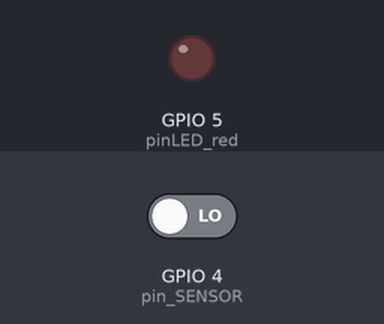
Recording of a sketch running on a simulated ESP8266 (NodeMCU). Shown: output pins drawn as LEDs (lit = HIGH). Inputs (shaded band) come from the test bench; at power-on: GPIO 4 (pin_SENSOR) LOW. WiFi joins after 1.5 s; servers stay silent unless stated; no MQTT or app messages arrive unless stated; what the sketch prints to the serial monitor is not drawn.

Above: at 4.7 s.
4.8 s: GPIO 4 (pin_SENSOR) driven HIGH
At 5.9 s:
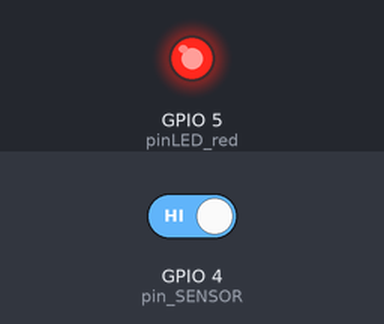
6.3 s: GPIO 4 (pin_SENSOR) driven LOW
At 6.7 s:
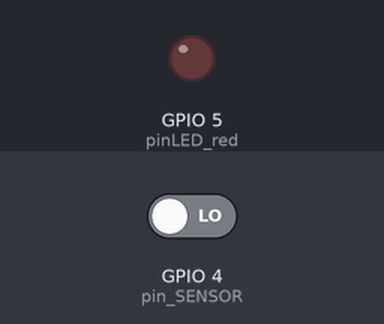
Timing chart, 0 to 9.3 s (numbered marks = the images above; inputs shaded):
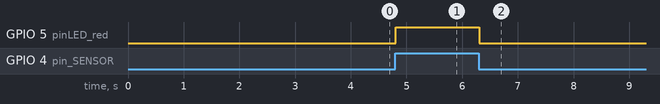

Measured:
- after the input at 4.8 s, GPIO 5 (pinLED_red): LOW → HIGH at once
- after the input at 6.3 s, GPIO 5 (pinLED_red): HIGH → LOW at once

The sketch:

trasmettitore_ESP_mqtt_udp.ino
```cpp
#include <SPI.h>
#include <PubSubClient.h>
#include <ESP8266WiFi.h>
#include <WiFiUdp.h>
//====== TRANSMITTER ===== //
// scheda: Arduino Mega

WiFiClient client;
WiFiUDP Udp;
PubSubClient MQTT_client(client);

// address of broker
IPAddress catalog_ip(192, 168, 1, 96);
int broker_port = 1883;
// adress of receiver
IPAddress destIp(192, 168, 1, 212); //Destination ip address Trivella
unsigned int destPort = 5005; //Destination port
unsigned int localPort = 5000;

// variables of SETTING PIN SENSORS
//===========================
int pinLED_red = 5; //D1
int pin_SENSOR = 4; //D2
String my_status = "";

// variables of INTERNET CONNECTION
//===========================
const char* ssid = "FASTWEB-D6A39D";
const char* password = "AEF84N31YA";

// variables of MQTT CONNECTION
//===========================
const char* my_name = "casotto";
const char* topic = "riserva_idrica/galleggiante/casotto";
const char* topic_sub = "catalog/riserva_idrica/+";
String MQTT_STATE = "";
unsigned long lastMsg_mqtt = 0;
unsigned long T_error_MQTT = 0;

// variables of UDP TRASMETTITORE
//===========================
char packetBuffer[7]; //buffer to hold incoming packet,
String risposta = "";
unsigned long T_send_UDP = 0;
unsigned long lastMsg_sent = 0;
unsigned long T_error_UDP = 0;
unsigned long lastMsg_udp = 0;

// variables of MANUAL MANAGEMENT
//==============================
String modality = "automatico";

// variables of TIME MANAGEMENT
//===========================
unsigned long now = 0;
int Soglia = 10 * 1000;

//=========================================================================================
void setup() {
  // Open serial communications and wait for port to open:
  Serial.begin(9600);
  while (!Serial) {
    ; // wait for serial port to connect. Needed for native USB port only
  }
  pinMode(pinLED_red, OUTPUT);
  pinMode(pin_SENSOR, INPUT);
  //
  Serial.print("trying to connect to wifi");
  WiFi.begin(ssid, password);
  while (WiFi.status() != WL_CONNECTED) {
    delay(500);
    Serial.print(".");
  }
  WiFi.persistent(true);
  WiFi.setAutoConnect (true);
  WiFi.setAutoReconnect(true);
  Serial.println("WIFI CONNECTED!");
  delay(1000);
  Udp.begin(localPort);
  delay(1000);
  MQTT_client.setServer(catalog_ip, 1883);
  MQTT_client.setCallback(callback);
  Serial.println("Device Initialized!");
}

void loop() {
  now = millis();
  MQTT_client.loop();
  if (!MQTT_client.connected()) {
    MQTT_client.connect(my_name);
    if (MQTT_client.connected()) {
      Serial.println("MQTT SUBSCRIBER CONNECTED");
      MQTT_client.subscribe(topic_sub, 1);
    }
  }
  //SENSOR MANAGMENT
  //======================================================
  int SENSOR_STATE = digitalRead(pin_SENSOR);
  if (SENSOR_STATE == 1) {
    my_status = "ACCESO";
    digitalWrite(pinLED_red, HIGH);
  }
  if (SENSOR_STATE == 0) {
    my_status = "SPENTO";
    digitalWrite(pinLED_red, LOW);
  }

  //MQTT PUBLISH MANAGEMENT
  //======================================================
  T_error_MQTT = now - lastMsg_mqtt;
  if (T_error_MQTT >= Soglia) {
    Serial.println("MQTT REFRESHING");
    MQTT_STATE = "REFRESH";
  }
  MQTT_PUBLISH();

  if (modality == "automatico") {
    //UDP MANAGEMENT
    //======================================================
    T_error_UDP = now - lastMsg_udp;
    if (T_error_UDP >= Soglia) {
      Serial.println("REFRESHING");
      risposta = "REFRESH";
    }
    TRANSMITTION_FUNCTION();
    RECEIVER_FUNCTION();
  }
  else {
    lastMsg_udp = now;
  }

}

void MQTT_PUBLISH() {
  if (MQTT_STATE != my_status) {
    if (MQTT_client.connected()) {
      String payload = my_status;
      int payload_length = payload.length();
      if (MQTT_client.publish(topic, (char*) payload.c_str())) {
        MQTT_STATE = my_status;
        lastMsg_mqtt = now;
        Serial.println("mqtt messange sent!");
      }
    }
    else {
      Serial.println("Trying to establish MQTT connession...");
      MQTT_client.connect(my_name);
      if (MQTT_client.connected()) {
        Serial.println("MQTT CONNECTED!");
        MQTT_client.subscribe(topic_sub, 1);
      }
    }
  }
}

void TRANSMITTION_FUNCTION() {
  if (my_status != risposta) {
    T_send_UDP = now - lastMsg_sent;
    if (T_send_UDP > 1000) {
      Serial.print("SEND: " + my_status + " ... ");
      Udp.beginPacket(destIp, destPort); //Start Packet
      char copy[7];
      my_status.toCharArray(copy, 7);
      Udp.write(copy);
      Udp.endPacket(); //Close Packet
    }
  }
}
void RECEIVER_FUNCTION() {
  int packetSize = Udp.parsePacket();
  if (packetSize) {
    risposta = "";
    Udp.read(packetBuffer, 6);
    risposta = String(packetBuffer);
    Serial.println(" RECEIVED: " + risposta);
    lastMsg_udp = now;
  }
}

void callback(char* topic, byte * payload, unsigned int length) {
  char* token;
  char* rest = topic;
  int i = 1;
  while ((token = strtok_r(rest, "/", &rest))) {
    if (i == 3) {
      modality = String(token);
    }
    i += 1;
  }
  Serial.println("modality changed to " + modality);
}
```
